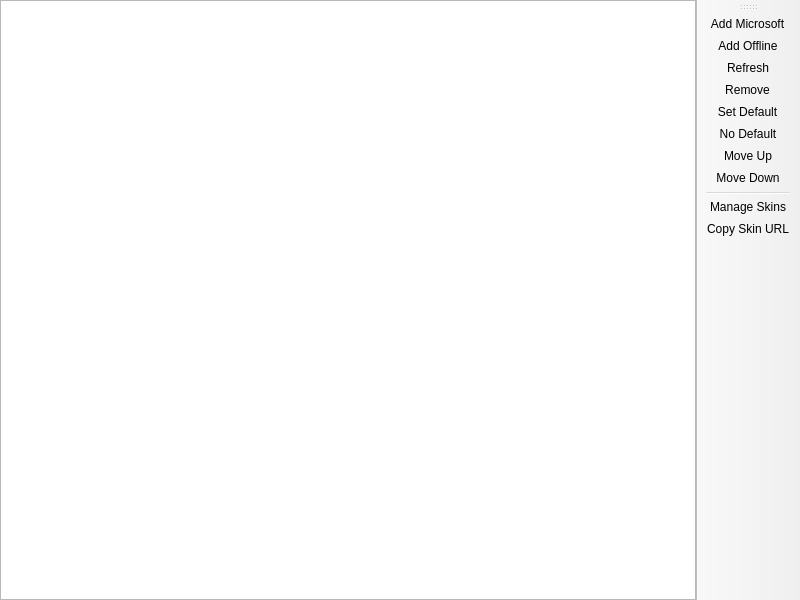
<?xml version="1.0" encoding="UTF-8"?>
<ui version="4.0">
 <class>AccountListPage</class>
 <widget class="QMainWindow" name="AccountListPage">
  <property name="geometry">
   <rect>
    <x>0</x>
    <y>0</y>
    <width>800</width>
    <height>600</height>
   </rect>
  </property>
  <widget class="QWidget" name="centralwidget">
   <layout class="QHBoxLayout" name="horizontalLayout">
    <property name="leftMargin">
     <number>0</number>
    </property>
    <property name="topMargin">
     <number>0</number>
    </property>
    <property name="rightMargin">
     <number>0</number>
    </property>
    <property name="bottomMargin">
     <number>0</number>
    </property>
    <item>
     <widget class="VersionListView" name="listView">
      <property name="alternatingRowColors">
       <bool>true</bool>
      </property>
      <property name="rootIsDecorated">
       <bool>false</bool>
      </property>
      <property name="itemsExpandable">
       <bool>false</bool>
      </property>
      <property name="allColumnsShowFocus">
       <bool>true</bool>
      </property>
      <attribute name="headerStretchLastSection">
       <bool>false</bool>
      </attribute>
     </widget>
    </item>
   </layout>
  </widget>
  <widget class="WideBar" name="toolBar">
   <attribute name="toolBarArea">
    <enum>RightToolBarArea</enum>
   </attribute>
   <attribute name="toolBarBreak">
    <bool>false</bool>
   </attribute>
   <addaction name="actionAddMicrosoft"/>
   <addaction name="actionAddOffline"/>
   <addaction name="actionRefresh"/>
   <addaction name="actionRemove"/>
   <addaction name="actionSetDefault"/>
   <addaction name="actionNoDefault"/>
   <addaction name="actionMoveUp"/>
   <addaction name="actionMoveDown"/>
   <addaction name="separator"/>
   <addaction name="actionManageSkins"/>
   <addaction name="actionCopySkinCommand"/>
  </widget>
  <action name="actionSetDefault">
   <property name="text">
    <string>&amp;Set Default</string>
   </property>
  </action>
  <action name="actionNoDefault">
   <property name="checkable">
    <bool>true</bool>
   </property>
   <property name="text">
    <string>&amp;No Default</string>
   </property>
  </action>
  <action name="actionManageSkins">
   <property name="text">
    <string>&amp;Manage Skins</string>
   </property>
   <property name="toolTip">
    <string>Manage Skins</string>
   </property>
  </action>
  <action name="actionAddMicrosoft">
   <property name="text">
    <string>&amp;Add Microsoft</string>
   </property>
  </action>
  <action name="actionAddOffline">
   <property name="text">
    <string>Add &amp;Offline</string>
   </property>
  </action>
  <action name="actionRefresh">
   <property name="text">
    <string>&amp;Refresh</string>
   </property>
   <property name="toolTip">
    <string>Refresh the account tokens</string>
   </property>
  </action>
  <action name="actionRemove">
   <property name="text">
    <string>Remo&amp;ve</string>
   </property>
  </action>
  <action name="actionMoveUp">
   <property name="text">
    <string>Move &amp;Up</string>
   </property>
  </action>
  <action name="actionMoveDown">
   <property name="text">
    <string>Move &amp;Down</string>
   </property>
  </action>
  <action name="actionCopySkinCommand">
   <property name="text">
    <string>&amp;Copy Skin URL</string>
   </property>
   <property name="toolTip">
    <string>Copy the skin URL link for this offline account to clipboard</string>
   </property>
  </action>
 </widget>
 <customwidgets>
  <customwidget>
   <class>VersionListView</class>
   <extends>QTreeView</extends>
   <header>ui/widgets/VersionListView.h</header>
  </customwidget>
  <customwidget>
   <class>WideBar</class>
   <extends>QToolBar</extends>
   <header>ui/widgets/WideBar.h</header>
  </customwidget>
 </customwidgets>
 <resources/>
 <connections/>
</ui>
